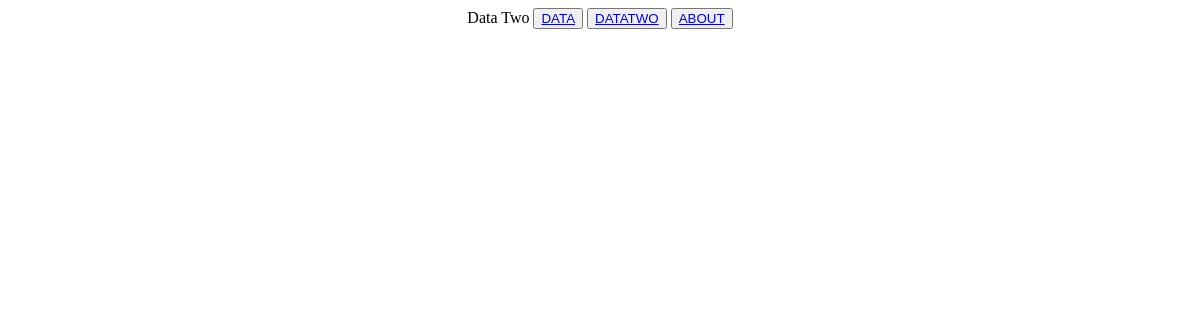
The app's page /app2/data2/, older data.
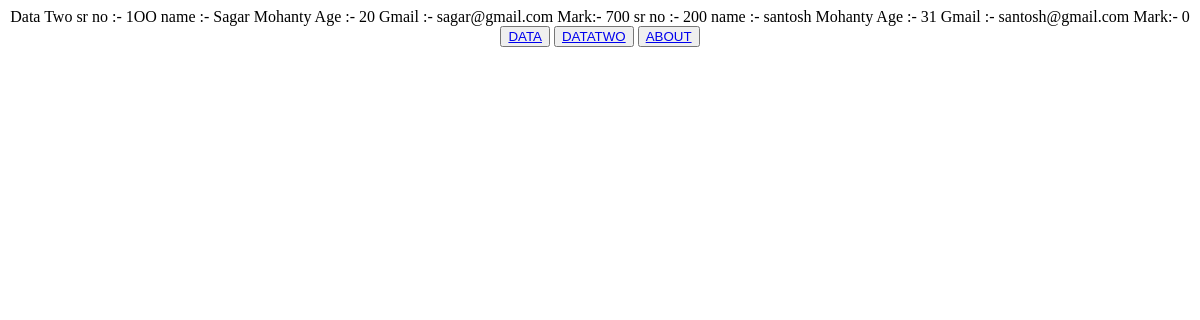
The same page, newer data.
### app2/models.py (models this page shows)
class Data2(models.Model):
    SrNo = models.IntegerField(default=False)
    Name = models.CharField(max_length=200)
    Gmail = models.EmailField(max_length=200)
    Age = models.IntegerField(default=False)
    Mark = models.IntegerField(default=False)

### app2/views.py (the view)
# urls.py: path('data2/',views.data2,name="data2"),
def data2(request):
    Dt2 = Data2.objects.all()
    return render(request,'app2/Data2.html',{"Data2":Dt2})

### app2/templates/app2/Data2.html (shortened to what this page needs)
<!DOCTYPE html>
<html lang="en">
<head>
</head>
<body>
<center>
    <h>Data Two </h>
     {% for j in Data2 %}
     <h> sr no :- {{ j.SrNo }}</h>
             <h> name  :- {{ j.Name }}</h>
          <h> Age :- {{ j.Age }}</h>
             <h> Gmail :- {{ j.Gmail }}</h>
                     <h> Mark:- {{ j.Mark }}</h>
    {% endfor %}
<button><a href="{% url 'data' %}">DATA</a></button>
<button><a href="{% url 'data2' %}">DATATWO</a></button>
<button><a href="{% url 'about' %}">ABOUT</a></button>
</center>
</body>
</html>

Row changes from the older to the newer data that the page shows:
added Data2: SrNo "1OO", Name "Sagar Mohanty", Age "20", Gmail "sagar@gmail.com", Mark "700"
added Data2: SrNo "200", Name "santosh Mohanty", Age "31", Gmail "santosh@gmail.com", Mark "0"
